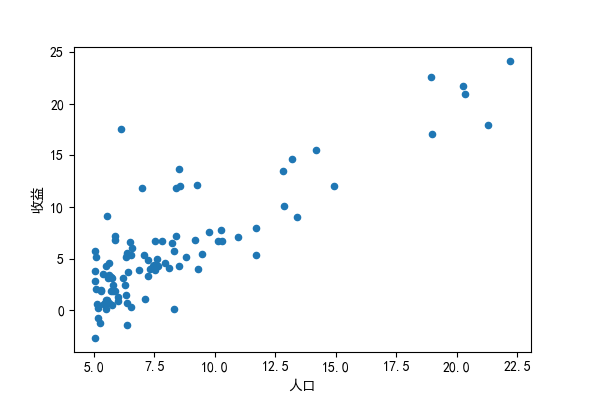

Recreate this plot in Python.
import numpy as np
import matplotlib.pyplot as plt
import matplotlib
from matplotlib import rcParams  ## run command settings for plotting

config = {
    "mathtext.fontset": 'stix',
    "font.family": 'serif',
    "font.serif": ['SimHei'],
    "font.size": 10,  # 字号，大家自行调节
    'axes.unicode_minus': False  # 处理负号，即-号
}

rcParams.update(config)  ## 设置画图的一些参数
path = "C:\\作业\\上机\\data夹\\regress_data1.csv"
import pandas as pd

data = pd.read_csv(path)  ## data 是dataframe 的数据类型
data.head()  # 返回data中的前几行数据，默认是前5行。

cols = data.shape[1]
X_data = data.iloc[:, :cols - 1]  # X是人口一列
y_data = data.iloc[:, cols - 1:]  # y是收益一列
# 数据归一化

X_1 = (X_data - X_data.min()) / (X_data.max() - X_data.min())
data.plot(kind='scatter', x='人口', y='收益', figsize=(4, 3))  # 利用散点图可视化数据
import matplotlib

plt.xlabel('人口')
plt.ylabel('收益', rotation=90)
plt.show()
